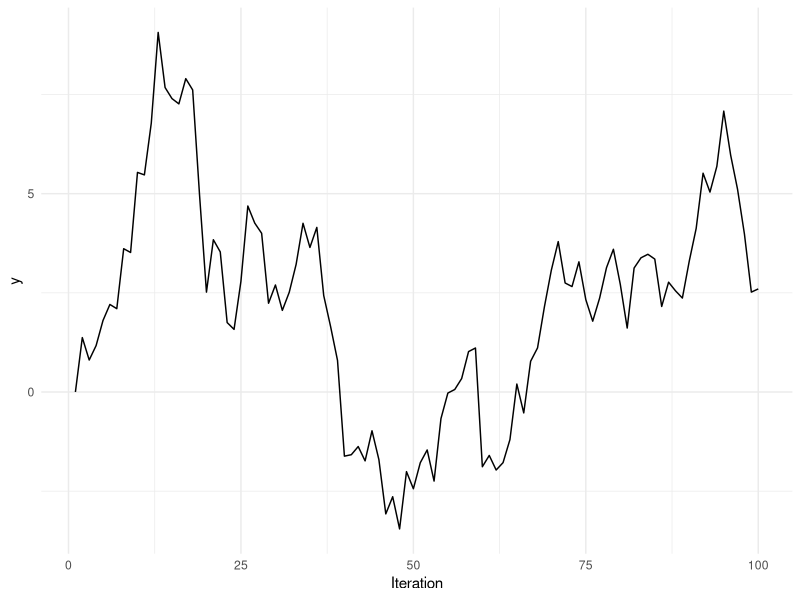
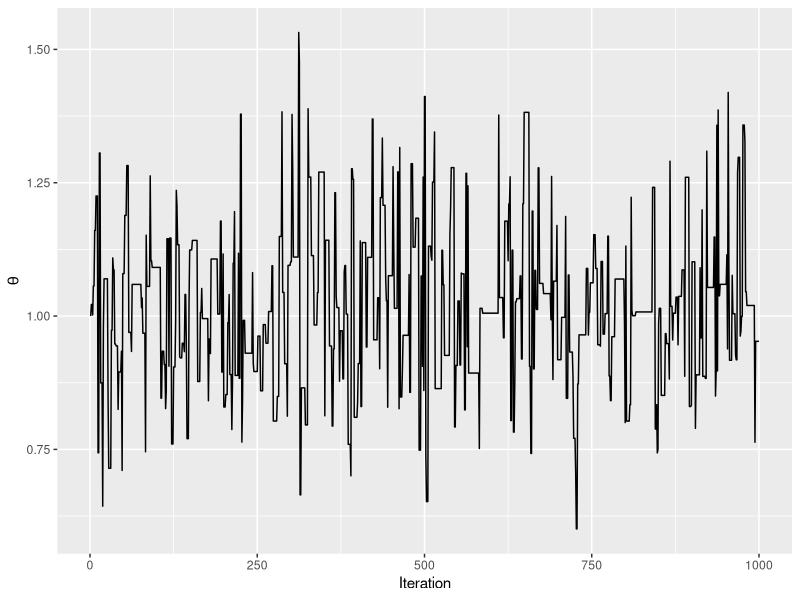
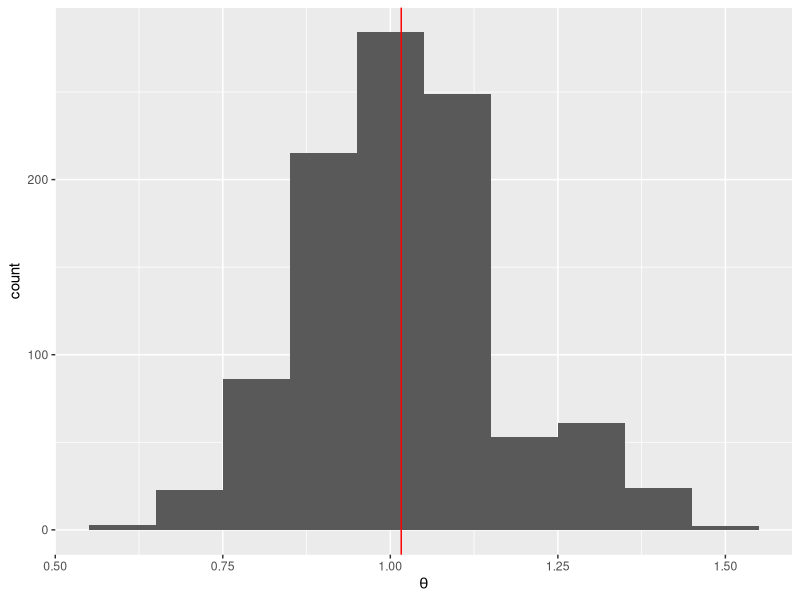
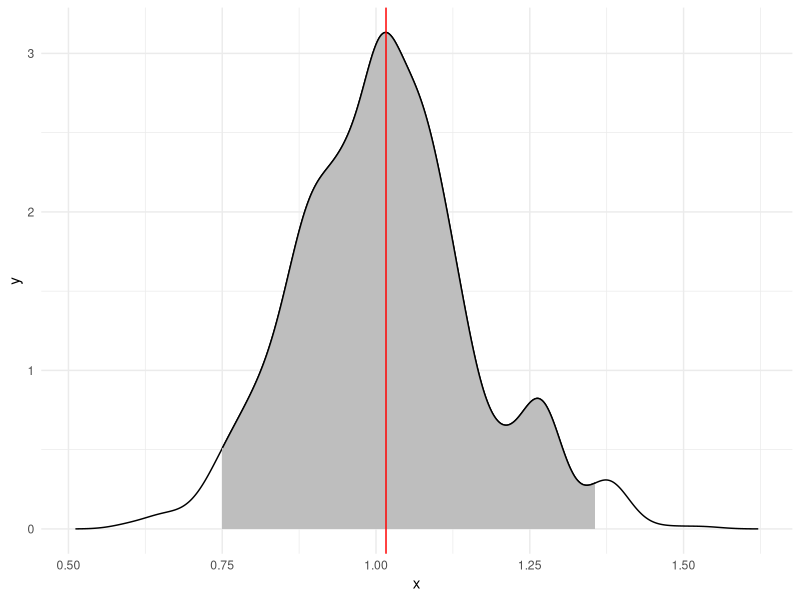

The R source for these figures, in order:
## ---- chunk 1
library(tidyverse)
set.seed(42)
## ---- chunk 2
n <- 100
y <- rep(0,n)

for (i in 2:n) y[i] = y[i - 1] + rnorm(1)
df <- tibble(y = y)
df |>
  ggplot(aes(x = seq_len(n), y = y)) +
  geom_line() + 
  labs(x = "Iteration", y = "y") +
  theme_minimal()

## ---- chunk 3
saints_goals <- c(1, 2, 2, 0, 2, 0, 0, 1, 0, 1, 1, 1, 0, 1, 1, 1, 1, 0, 1, 0, 0, 1, 1, 0, 1, 0, 0, 3, 0, 1, 0, 3, 0, 1, 3, 0, 1, 4)
## ---- chunk 4
log_post <- function(z, data = saints_goals) {
  # likelihood <- sapply(z, prod(dpois(data, exp(z)) ) ) 
  log_lkld <- sapply(z, 
    function(z) sum(dpois(data, exp(z), log = T))  
  ) 
  log_lkld + dnorm(z, 1, 0.5, log = T)
}
## ---- chunk 5
log_ratio <- function(z1, z2) {
  log_post(z1) - log_post(z2)
}
metropolis <- function(start_val = 1, 
                       n = 1000, 
                       rprop = rnorm, 
                       log_ratio,
                       prev_val_param = "mean",
                       ...) {
    z <- c(log(start_val), rep(0, n)) # start_val would be rejected at the end
    accept <- 0
      for (i in 2:(n+1)) {
               prop <- do.call(
                  rprop, 
                  c(
                  list(n = 1), 
                  setNames(list(z[i - 1]), prev_val_param), 
                  list(...)
                  )
                )
               # prop <- rnorm(1, z[i - 1], sd)
               if (log(runif(1)) < min(0, log_ratio(prop, z[i - 1])) ) {
      z[i] <- prop
        accept <- accept + 1
      } else {
      z[i] <- z[i - 1]
      }
             }
    list(sample = exp(z[2:(n+1)]), accept_rate = accept / n)
}
#metropolis <- function(start_val = 1, n = 1000, sd = 0.2) {
#  z <- c(log(start_val), rep(0, n)) # start_val would be rejected at the end
#  accept <- 0
#  for (i in 2:(n+1)) {
#    prop <- rnorm(1, z[i - 1], sd)
#    if (log(runif(1)) < min(0, log_ratio(prop, z[i - 1])) ) {
#      z[i] <- prop
#      accept <- accept + 1
#    } else {
#      z[i] <- z[i - 1]
#    }
#  }
#  list(sample = exp(z[2:(n+1)]), accept_rate = accept / n)
#}
## ---- chunk 6
n <- 1000
goals <- metropolis(sd = 0.5, log_ratio = log_ratio)
post_mean <- mean(goals$sample)
goals$accept_rate
## ---- chunk 7
ll <- sort(goals$sample)[0.025 * n]
ul <- sort(goals$sample)[0.975 * n]

theta_sample <- tibble(x = seq_len(n), sample = goals$sample) |>
 mutate(ci = sample < ul & sample > ll)

theta_sample |>
 ggplot() +
  geom_line(aes(x = x, y = sample)) +
  labs(x = "Iteration", y = expression(theta))
## ---- chunk 8
theta_sample |>
  ggplot(aes(x = sample)) +
  geom_histogram(binwidth = 0.1) +
  geom_vline(aes(xintercept = mean(theta_sample$sample)), color = "red") +
  labs(x = expression(theta), y = "count")
## ---- chunk 9
ci <- quantile(theta_sample$sample, probs = c(0.025, 0.975))
dens <- density(theta_sample$sample)
dens_df <- tibble(x = dens$x, y = dens$y)

dens_df |>
  ggplot(aes(x = x, y = y)) +
  geom_density(stat = "identity") +
  geom_density(data = dens_df |> filter(x > ci[1] & x < ci[2]) , stat = "identity", fill = "gray") +
  geom_vline(aes(xintercept = mean(theta_sample$sample)), color = "red") +
  theme_minimal()
